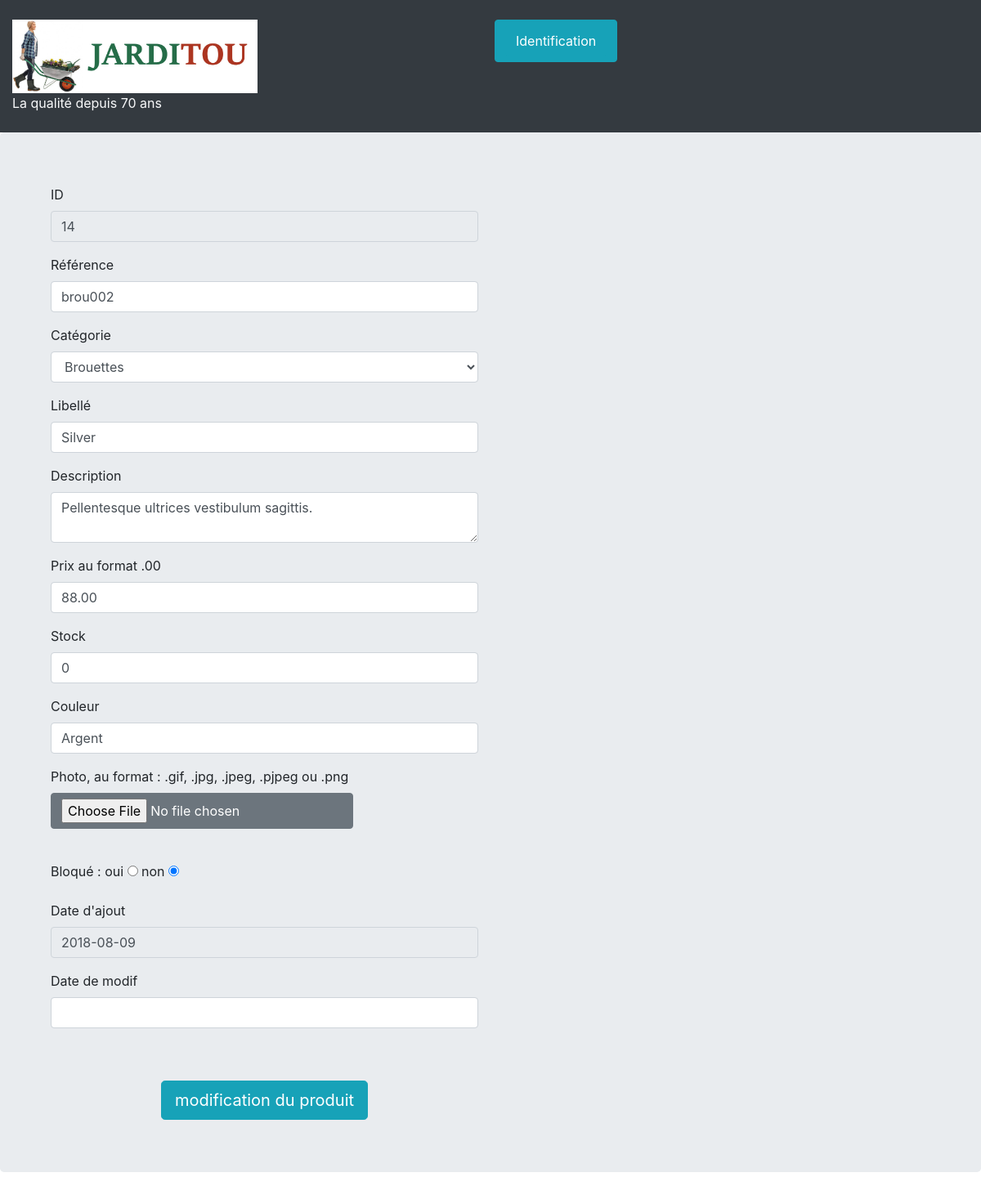
The page /views/formulaireUpdate.php?pro_id=14 on the database its author committed.
### tables this page shows
CREATE TABLE IF NOT EXISTS `produits` (
  `pro_id` int(10) UNSIGNED NOT NULL AUTO_INCREMENT COMMENT 'Clé de la table produits',
  `pro_cat_id` int(10) UNSIGNED NOT NULL COMMENT 'Catégorie du produit',
  `pro_ref` varchar(10) NOT NULL COMMENT 'Référence produit',
  `pro_libelle` varchar(200) NOT NULL COMMENT 'Nom du produit',
  `pro_description` varchar(1000) DEFAULT NULL COMMENT 'Description du produit',
  `pro_prix` decimal(6,2) UNSIGNED NOT NULL COMMENT 'Prix ',
  `pro_stock` int(11) NOT NULL DEFAULT '0' COMMENT 'Nombre d''unités en stock',
  `pro_couleur` varchar(30) DEFAULT NULL COMMENT 'Couleur',
  `pro_photo` varchar(4) DEFAULT 'jpg' COMMENT 'Extension de la photo',
  `pro_d_ajout` date NOT NULL COMMENT 'Date d''ajout',
  `pro_d_modif` datetime DEFAULT NULL COMMENT 'Date de modification',
  `pro_bloque` tinyint(1) DEFAULT NULL COMMENT 'Bloquer le produit à la vente',
  PRIMARY KEY (`pro_id`),
  UNIQUE KEY `idx_pro_ref` (`pro_ref`),
  KEY `fk_produits_cat_id` (`pro_cat_id`)
);

CREATE TABLE IF NOT EXISTS `categories` (
  `cat_id` int(10) UNSIGNED NOT NULL AUTO_INCREMENT COMMENT 'Clé de la table catégorie',
  `cat_nom` varchar(200) NOT NULL COMMENT 'Nom de la catégorie',
  `cat_parent` int(10) UNSIGNED DEFAULT NULL COMMENT 'Catégorie parente',
  PRIMARY KEY (`cat_id`),
  KEY `fk_categories_cat_parent` (`cat_parent`)
);

### model/modFormUpdate.php (called while the page is built, shortened)
<?php
$pro_id = $_GET['pro_id'];
$selectProd = 'SELECT * FROM produits
			WHERE pro_id ='.$pro_id;
$reponseProd = $db->query($selectProd);
$fetchProd = $reponseProd->fetch(PDO::FETCH_OBJ);
$selectCat = 'SELECT cat_id, cat_nom FROM categories
			ORDER BY cat_nom ASC';
$reponseCat = $db->query($selectCat);
?>

### views/formulaireUpdate.php (the view, shortened to what this page needs)
<?php
include ('header1headSession.php'); ?>
<?php
include ('header2bodyImg.php');
include ('../controler/ctrlFormUpdate.php');
include ('../model/modFormUpdate.php');
?>
<form action="" method="POST" enctype="multipart/form-data">
<div class="jumbotron">
<div class="container">
<div class="col-6">
	<div class="form-group col-xs-6">
		<label for="pro_id">ID</label>
		<input id="pro_id" name="pro_id" type="text" class="form-control" value="<?php echo $fetchProd->pro_id; ?>" readonly="readonly">
	</div>
	<div class="form-group col-xs-6">
		<label for="ref">Référence</label>
		<input id="ref" name="ref" type="text" class="form-control" value="<?php echo isset($_POST['ref']) ? $_POST['ref'] : $fetchProd->pro_ref ?>">
	</div>
	<div class="form-group col-xs-6">
        <label for="categories">Catégorie</label>
		<select id="categories" name="categories" class="form-control">
        <?php
            while ($fetchCat = $reponseCat->fetch(PDO::FETCH_OBJ))
            { ?>
				<option value="<?php echo $fetchCat->cat_id ?>"<?php echo isset($_POST['categories']) && $_POST['categories'] == $fetchCat->cat_id || $fetchCat->cat_id == $fetchProd->pro_cat_id  ? 'selected' : '' ?>><?php echo $fetchCat->cat_nom ?></option>
		<?php
			} ?>
        </select>
	 </div>
	<div class="form-group col-xs-6">
		<label for="label">Libellé</label>
		<input id="label" name="label" type="text" class="form-control" value="<?php echo isset($_POST['label']) ? $_POST['label'] : $fetchProd->pro_libelle ?>">
	</div>
	<div class="form-group col-xs-6">
		<label for="description">Description</label>
		<textarea id="description" name="description" class="form-control" cols="150" rows=auto><?php echo isset($_POST['decription']) ? $_POST['description'] : $fetchProd->pro_description ?></textarea>
	</div>
	<div class="form-group col-xs-6" class="text-right">
		<label for="price">Prix au format .00</label>
		<input id="price" name="price" type="text" class="form-control" value="<?php echo isset($_POST['price']) ? $_POST['price'] : $fetchProd->pro_prix ?>">
	</div>
	<div class="form-group col-xs-6">
		<label for="stock">Stock</label>
		<input id="stock" name="stock" type="text" class="form-control" value="<?php echo isset($_POST['stock']) ? $_POST['stock'] : $fetchProd->pro_stock ?>">
	</div>
	<div class="form-group col-xs-6">
		<label for="color">Couleur</label>
		<input id="color" name="color" type="text" class="form-control" value="<?php echo isset($_POST['color']) ? $_POST['color'] : $fetchProd->pro_couleur ?>">
	</div>
	<div class="form-group col-xs-6">
		<label for="file">Photo, au format : .gif, .jpg, .jpeg, .pjpeg ou .png</label><br>
		<input id="file" name="file" type="file" class="btn btn-secondary" size="30">
	</div><br>
	<div class="form-row">
		<div class="form-group col-l-6">
				<label>Bloqué :  oui</label>
				<input name="radio2" type="radio" value="1">
				<label>non</label>
				<input name="radio2" type="radio" value="2" checked>
		 </div>
	</div>
	<div class="form-group col-xs-6">
		<label for="dateAjout">Date d'ajout</label>
		<input id="dateAjout" name="dateAjout" type="text" class="form-control" value="<?php echo $fetchProd->pro_d_ajout; ?>" readonly="readonly">
	</div>
	<div class="form-group col-xs-6">
		<label for="dateModif">Date de modif</label>
		<input id="dateModif" name="dateModif" type="text" class="form-control" value="<?php echo isset($_POST['dateModif']) ? $_POST['dateModif'] : $fetchProd->pro_d_modif ?>">
	</div>
    <br><br>
    <div class="text-center">
		<input name="submit" type="submit" class="btn btn-info btn-lg" value="modification du produit">
	</div>
</div>
</form>
</body>
</html>

### rows shown on the page
produits: pro_id "14", ref "brou002", categories "Brouettes", label "Silver", description "Pellentesque ultrices vestibulum sagittis.", price "88.00", stock "0", color "Argent", dateAjout "2018-08-09"
